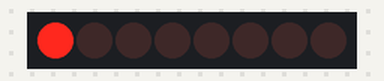
Bench run of a sketch on a simulated Arduino Uno, built with avr-gcc and run on an emulated ATmega328P. Shown: 8 shift-register outputs drawn as a row of LEDs (first output left, lit = HIGH). Wiring (inferred from the names in the program): shift register (74HC595): data pin 2; shift clock pin 3; latch pin 4. Wiring (inferred from the signals the program sends): row of LEDs: on Q0, Q1, Q2, Q3, Q4, Q5, Q6, Q7.

Above: at 0.05 s.
At 0.65 s:
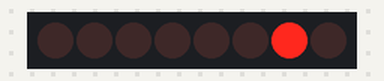
At 1.25 s:
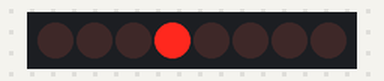
At 1.75 s:
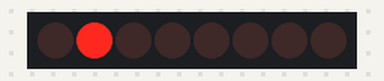
At 2.4 s:
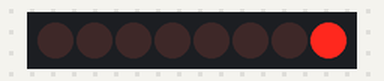
At 3.45 s:
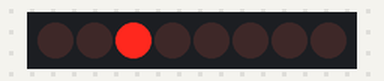
Timing chart, 0 to 3.8 s (numbered marks = the images above):
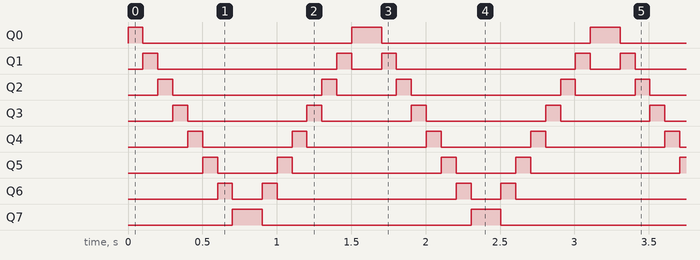

Measured:
- by itself, Q0: repeats every 1.6 s: LOW 1.4 s, HIGH 0.20 s
- by itself, Q1: repeats every 1.6 s: LOW 1.2 s, HIGH 0.10 s, LOW 0.20 s, HIGH 0.10 s
- by itself, Q2: repeats every 1.6 s: LOW 1.0 s, HIGH 0.10 s, LOW 0.40 s, HIGH 0.10 s
- by itself, Q3: repeats every 1.6 s: LOW 0.80 s, HIGH 0.10 s, LOW 0.60 s, HIGH 0.10 s
- by itself, Q4: repeats every 1.6 s: LOW 0.60 s, HIGH 0.10 s, LOW 0.80 s, HIGH 0.10 s
- by itself, Q5: repeats every 1.6 s: LOW 0.40 s, HIGH 0.10 s, LOW 1.0 s, HIGH 0.10 s
- by itself, Q6: repeats every 1.6 s: LOW 0.20 s, HIGH 0.10 s, LOW 1.2 s, HIGH 0.10 s
- by itself, Q7: alternates HIGH for 0.20 s and LOW for 1.4 s

The sketch:

code.ino
```cpp
int datapin = 2;
int clkpin = 3;
int latchpin = 4;

byte data = 0;
void setup()
{
  pinMode(datapin, OUTPUT);
  pinMode(clkpin, OUTPUT);
  pinMode(latchpin, OUTPUT);
}
void loop()
{
  int idx;
  int delayTime = 100;

  // step through shift register outputs
  for(idx = 0; idx <= 7; idx++)
  {
    shiftWrite(idx, HIGH);
    delay(delayTime);
    shiftWrite(idx, LOW);
  }

  // Reverse steps
  for(idx = 7; idx >= 0; idx--)
  {
    shiftWrite(idx, HIGH);
    delay(delayTime);
    shiftWrite(idx, LOW);
  }

}

void shiftWrite(int Pin, boolean State)
{
  // Data representation 0b00000000
  //                       76543210
  bitWrite(data, Pin, State);
  // Write data to shift register
  shiftOut(datapin, clkpin, MSBFIRST, data);
  // Latch shift register to output on Falling-edge
  digitalWrite(latchpin, HIGH);
  digitalWrite(latchpin, LOW);
}
```
